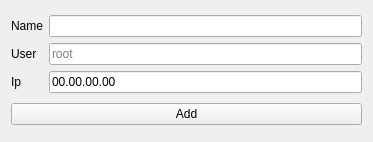
<?xml version="1.0" encoding="UTF-8"?>
<ui version="4.0">
 <class>AddSshSessionDialog</class>
 <widget class="QWidget" name="AddSshSessionDialog">
  <property name="geometry">
   <rect>
    <x>0</x>
    <y>0</y>
    <width>373</width>
    <height>142</height>
   </rect>
  </property>
  <property name="windowTitle">
   <string>AddSshSessionDialog</string>
  </property>
  <layout class="QGridLayout" name="gridLayout_2">
   <item row="1" column="0">
    <widget class="QPushButton" name="add">
     <property name="text">
      <string>Add</string>
     </property>
    </widget>
   </item>
   <item row="0" column="0">
    <layout class="QGridLayout" name="gridLayout">
     <item row="1" column="1">
      <widget class="QLineEdit" name="user">
       <property name="placeholderText">
        <string>root</string>
       </property>
      </widget>
     </item>
     <item row="2" column="1">
      <widget class="QLineEdit" name="ip">
       <property name="text">
        <string>00.00.00.00</string>
       </property>
      </widget>
     </item>
     <item row="1" column="0">
      <widget class="QLabel" name="userLabel">
       <property name="text">
        <string>User</string>
       </property>
      </widget>
     </item>
     <item row="2" column="0">
      <widget class="QLabel" name="ipLabel">
       <property name="text">
        <string>Ip</string>
       </property>
      </widget>
     </item>
     <item row="0" column="0">
      <widget class="QLabel" name="nameLabel">
       <property name="text">
        <string>Name</string>
       </property>
      </widget>
     </item>
     <item row="0" column="1">
      <widget class="QLineEdit" name="name"/>
     </item>
    </layout>
   </item>
  </layout>
 </widget>
 <resources/>
 <connections/>
</ui>
